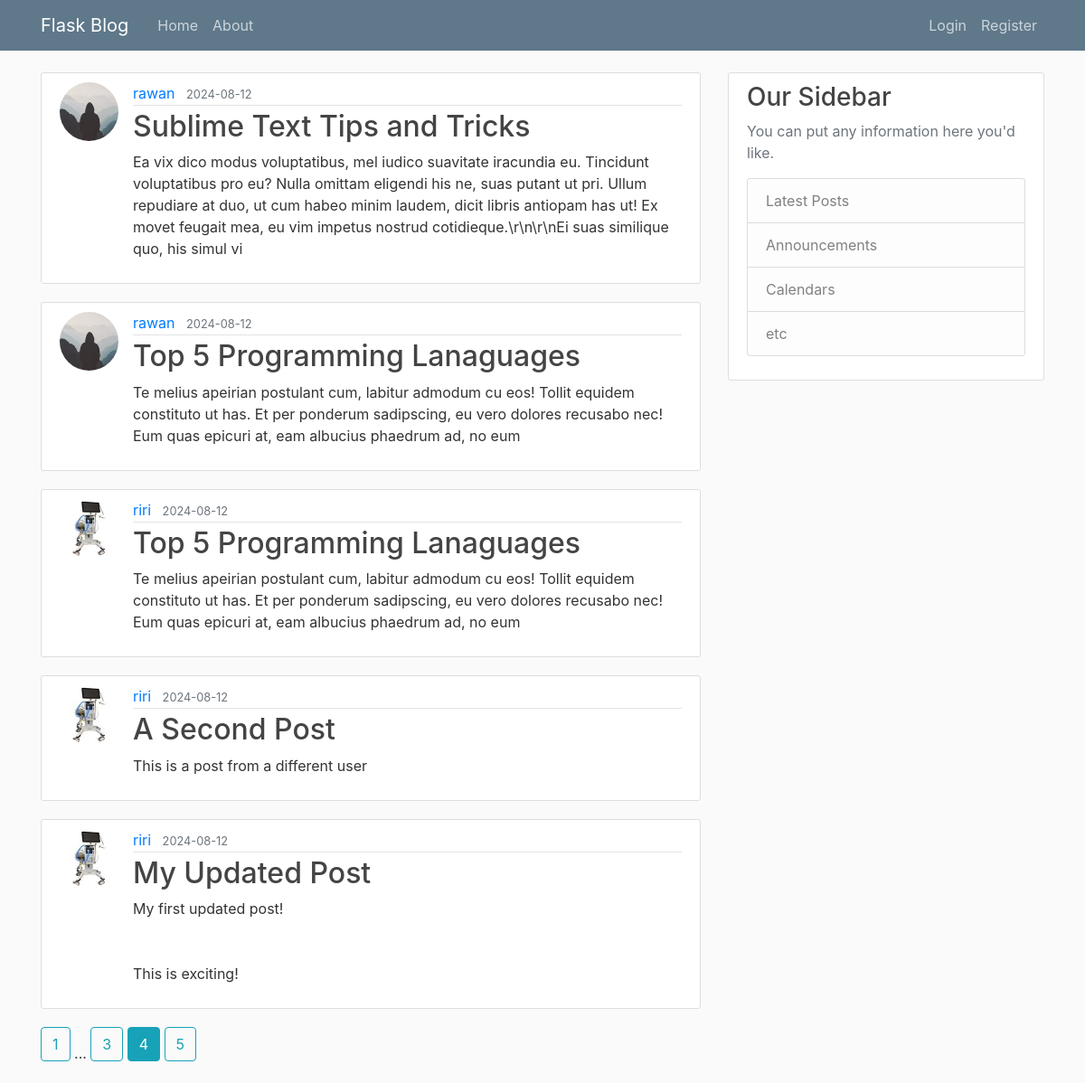
/home?page=4, run on the app's committed database.
### flaskblog/models.py (models this page shows, shortened)
class Post(db.Model):
    id = db.Column(db.Integer, primary_key=True)
    title = db.Column(db.String(100), nullable=False)
    date_posted = db.Column(db.DateTime, nullable=False, default=datetime.utcnow)
    content = db.Column(db.Text, nullable=False)
    user_id = db.Column(db.Integer, db.ForeignKey('user.id'), nullable=False)

class User(db.Model, UserMixin):
    id = db.Column(db.Integer, primary_key=True)
    username = db.Column(db.String(20), unique=True, nullable=False)
    email = db.Column(db.String(120), unique=True, nullable=False)
    image_file = db.Column(db.String(20), nullable=False, default='default.jpg')
    password = db.Column(db.String(60), nullable=False)
    posts = db.relationship('Post', backref='author', lazy=True)

### flaskblog/main/routes.py (the view)
@main.route("/")
@main.route("/home")
def home():
    page = request.args.get('page', 1, type=int)
    posts = Post.query.order_by(Post.date_posted.desc()).paginate(page=page, per_page=5)
    return render_template('home.html', posts=posts)

### flaskblog/templates/home.html
{% extends "layout.html" %}
{% block content %}
{% for post in posts.items %}
<article class="media content-section">
    <img class="rounded-circle article-img"
        src="{{ url_for('static', filename='profile_pics/' + post.author.image_file) }}">
    <div class="media-body">
        <div class="article-metadata">
            <a class="mr-2" href="{{ url_for('users.user_posts', username=post.author.username) }}">{{
                post.author.username
                }}</a>
            <small class="text-muted">{{ post.date_posted.strftime('%Y-%m-%d') }}</small>
        </div>
        <h2><a class="article-title" href="{{ url_for('posts.post', post_id=post.id) }}">{{ post.title }}</a></h2>
        <p class="article-content">{{ post.content }}</p>
    </div>
</article>
{% endfor %}
{% for page_num in posts.iter_pages(left_edge=1, right_edge=1, left_current=1, right_current=2) %}
{% if page_num %}
{% if posts.page == page_num %}
<a class="btn btn-info mb-4" href="{{ url_for('main.home', page=page_num) }}">{{ page_num }}</a>
{% else %}
<a class="btn btn-outline-info mb-4" href="{{ url_for('main.home', page=page_num) }}">{{ page_num }}</a>
{% endif %}
{% else %}
...
{% endif %}
{% endfor %}
{% endblock content %}

### flaskblog/static/main.css (style rules this page uses)
body { background: #fafafa; color: #333333; margin-top: 5rem; }
h1, h2, h3, h4, h5, h6 { color: #444444; }
.content-section { background: #ffffff; padding: 10px 20px; border: 1px solid #dddddd; border-radius: 3px; margin-bottom: 20px; }
.article-title { color: #444444; }
.article-content { white-space: pre-line; }
.article-img { height: 65px; width: 65px; margin-right: 16px; }
.article-metadata { padding-bottom: 1px; margin-bottom: 4px; border-bottom: 1px solid #e3e3e3 }

### data on the page
Post: image_file (picture), author.username "rawan", date_posted "2024-08-12", title "Sublime Text Tips and Tricks", content "Ea vix dico modus voluptatibus, mel iudico suavitate iracundia eu. Tincidunt voluptatibus pro eu? Nulla omittam eligendi his ne, suas putant ut pri. Ullum repudiare at duo, ut cum habeo minim laudem, dicit libris antiopam has ut! Ex movet feugait mea, eu vim impetus nostrud cotidieque.\\r\\n\\r\\nEi suas similique quo, his simul vi"
Post: image_file (picture), author.username "rawan", date_posted "2024-08-12", title "Top 5 Programming Lanaguages", content "Te melius apeirian postulant cum, labitur admodum cu eos! Tollit equidem constituto ut has. Et per ponderum sadipscing, eu vero dolores recusabo nec! Eum quas epicuri at, eam albucius phaedrum ad, no eum"
Post: image_file (picture), author.username "riri", date_posted "2024-08-12", title "Top 5 Programming Lanaguages", content "Te melius apeirian postulant cum, labitur admodum cu eos! Tollit equidem constituto ut has. Et per ponderum sadipscing, eu vero dolores recusabo nec! Eum quas epicuri at, eam albucius phaedrum ad, no eum"
Post: image_file (picture), author.username "riri", date_posted "2024-08-12", title "A Second Post", content "This is a post from a different user"
Post: image_file (picture), author.username "riri", date_posted "2024-08-12", title "My Updated Post", content "My first updated post! This is exciting!"

### other printed values
{{ page_num }} "1" "3" "5"
{{ page_num }} "4"
